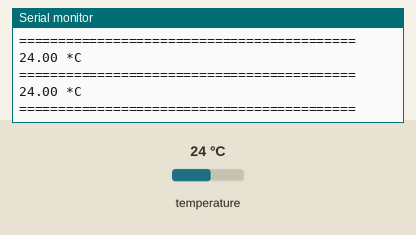
The sketch below on a simulated Arduino Leonardo, built with avr-gcc and run on an emulated ATmega32U4. Shown: the last lines printed to the serial monitor. Wiring (inferred from the names in the program): LM75 temperature sensor at I2C address 0x48. The inputs (shaded band) are chosen by the test bench; at power-on: temperature 24 °C.

Above: at 1.2 s.
1.3 s: temperature set to 12 °C
At 1.35 s:
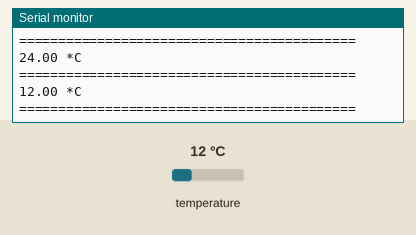
At 2.8 s:
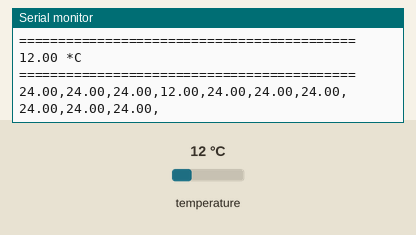

Measured:
- after the input at 1.3 s, the serial monitor: prints a new line at once (image 1)

The sketch:

ESP32_TempSensor.ino
```cpp
#include <M2M_LM75A.h>

M2M_LM75A Temp_Sensor;


int LED_BUILTIN = 2;
double temp = 0;
double temps[10];
int Buzzer_Pin = 10;
int i = 0;

void setup() {
  //while (!Serial); // Leonardo: wait for serial monitor
  Serial.begin(115200);
  Serial.println("");
  Temp_Sensor.begin();
  temp = Temp_Sensor.getTemperature();
  for(int c = 0 ; c < 10 ; c++){
    temps[c]=temp;
  }
}


void loop() {
  Serial.print(Temp_Sensor.getTemperature());
  Serial.println(F(" *C"));
  Serial.println(F(""));
  Serial.println(F("==========================================="));
  Serial.println(F(""));

  temp = Temp_Sensor.getTemperature();
  temps[i] = temp;
  if (i == 9){
    i = 0;
  }
  else {
    i++;
  }
  delay(100);

  if ( check(temps, 10)){

    for (int b = 0 ; b < 10 ; b++){
      Serial.print(temps[b]);
      Serial.print((","));
      temp =  Temp_Sensor.getTemperature();
      temps[b] = temp;

    }
    delay(5000);
  }
  else {

  }

}

bool check(double* arr, int size){
 int temp_max = arr[0];
 int temp_min = arr[0];
 for (int a = 0 ; a < size ; a++){
  if (arr[a] > temp_max) temp_max=arr[a];
    else if (arr[a] < temp_min) temp_min=arr[a];
  }
  return((temp_max-temp_min) > 5);

}
```

M2M_LM75A.cpp
```cpp
// (licence header left out)
#include <Wire.h>
#include "M2M_LM75A.h"

////////////////////////////////////////////////////////////////////////////////////////////////
//
// Constructor
//
M2M_LM75A::M2M_LM75A()
{
	_i2cAddress = LM75A_DEFAULT_ADDRESS;
}

M2M_LM75A::M2M_LM75A(uint8_t i2cAddress)
{
	_i2cAddress = i2cAddress;
}

////////////////////////////////////////////////////////////////////////////////////////////////
//
// Startup/Teardown
//
void M2M_LM75A::begin()
{
	Wire.begin();
}
void M2M_LM75A::end()
{
	Wire.endTransmission(true);
}

////////////////////////////////////////////////////////////////////////////////////////////////
//
// Power management
//
void M2M_LM75A::shutdown()
{
	uint8_t config = read8bitRegister(LM75A_REGISTER_CONFIG);
	write8bitRegister(LM75A_REGISTER_CONFIG, (config & 0b11111110) | 0b1);
}

void M2M_LM75A::wakeup()
{
	uint8_t config = read8bitRegister(LM75A_REGISTER_CONFIG);
	write8bitRegister(LM75A_REGISTER_CONFIG, config & 0b11111110);
}

bool M2M_LM75A::isShutdown()
{
	return (read8bitRegister(LM75A_REGISTER_CONFIG) & 0b1) == 1;
}

////////////////////////////////////////////////////////////////////////////////////////////////
//
// Temperature functions
//
float M2M_LM75A::getTemperature()
{
	uint16_t result;
	if (!read16bitRegister(LM75A_REGISTER_TEMP, result))
	{
		return LM75A_INVALID_TEMPERATURE;
	}
	return float(int16_t(result)) / 256.0f;
}

float M2M_LM75A::getTemperatureInFarenheit()
{
	return getTemperature() * 1.8f + 32.0f;
}

////////////////////////////////////////////////////////////////////////////////////////////////
//
// Configuration functions
//
float M2M_LM75A::getHysterisisTemperature()
{
	uint16_t result;
	if (!read16bitRegister(LM75A_REGISTER_THYST, result))
	{
		return LM75A_INVALID_TEMPERATURE;
	}
	return float(int16_t(result)) / 256.0f;
}

FaultQueueValue M2M_LM75A::getFaultQueueValue()
{
	return (FaultQueueValue)(read8bitRegister(LM75A_REGISTER_CONFIG) & 0b00011000);
}

float M2M_LM75A::getOSTripTemperature()
{
	uint16_t result;
	if (!read16bitRegister(LM75A_REGISTER_TOS, result))
	{
		return LM75A_INVALID_TEMPERATURE;
	}
	return float(int16_t(result)) / 256.0f;
}

OsPolarity M2M_LM75A::getOsPolarity()
{
	return (OsPolarity)(read8bitRegister(LM75A_REGISTER_CONFIG) & 0b100);
}

DeviceMode M2M_LM75A::getDeviceMode()
{
	return (DeviceMode)(read8bitRegister(LM75A_REGISTER_CONFIG) & 0b010);
}

void M2M_LM75A::setHysterisisTemperature(float temperature)
{
	write16bitRegister(LM75A_REGISTER_THYST, temperature * 256);
}

void M2M_LM75A::setOsTripTemperature(float temperature)
{
	write16bitRegister(LM75A_REGISTER_TOS, temperature * 256);
}

void M2M_LM75A::setFaultQueueValue(FaultQueueValue value)
{
	uint8_t config = read8bitRegister(LM75A_REGISTER_CONFIG);
	write8bitRegister(LM75A_REGISTER_CONFIG, (config & 0b11100111) | value);
}

void M2M_LM75A::setOsPolarity(OsPolarity polarity)
{
	uint8_t config = read8bitRegister(LM75A_REGISTER_CONFIG);
	write8bitRegister(LM75A_REGISTER_CONFIG, (config & 0b11111011) | polarity);
}

void M2M_LM75A::setDeviceMode(DeviceMode deviceMode)
{
	uint8_t config = read8bitRegister(LM75A_REGISTER_CONFIG);
	write8bitRegister(LM75A_REGISTER_CONFIG, (config & 0b11111101) | deviceMode);
}

////////////////////////////////////////////////////////////////////////////////////////////////
//
// Other
//

bool M2M_LM75A::isConnected()
{
	uint8_t oldValue = read8bitRegister(LM75A_REGISTER_CONFIG);
	write8bitRegister(LM75A_REGISTER_CONFIG, 0x0f);
	uint8_t newValue = read8bitRegister(LM75A_REGISTER_CONFIG);
	write8bitRegister(LM75A_REGISTER_CONFIG, oldValue);
	return newValue == 0x0f;
}

uint8_t M2M_LM75A::getConfig()
{
	return read8bitRegister(LM75A_REGISTER_CONFIG);
}

float M2M_LM75A::getProdId()
{
	uint8_t value = read8bitRegister(LM75A_REGISTER_PRODID);
	return (float)(value >> 4) + (value & 0x0F) / 10.0f;
}

////////////////////////////////////////////////////////////////////////////////////////////////
//
// Private functions
//

uint8_t M2M_LM75A::read8bitRegister(const uint8_t reg)
{
	uint8_t result;

	Wire.beginTransmission(_i2cAddress);
	Wire.write(reg);
	Wire.endTransmission();
	Wire.requestFrom(_i2cAddress, (uint8_t)1);
	result = Wire.read();
	return result;
}

bool M2M_LM75A::read16bitRegister(const uint8_t reg, uint16_t& response)
{
	uint8_t result;

	Wire.beginTransmission(_i2cAddress);
	Wire.write(reg);
	result = Wire.endTransmission();
	// result is 0-4
	if (result != 0)
	{
		return false;
	}

	result = Wire.requestFrom(_i2cAddress, (uint8_t)2);
	if (result != 2)
	{
		return false;
	}
	uint8_t part1 = Wire.read();
	uint8_t part2 = Wire.read();

	//response = (Wire.read() << 8) | Wire.read();
	uint16_t temp = part1 << 8 | part2;
	response = part1 << 8 | part2;
	return true;
}

bool M2M_LM75A::write16bitRegister(const uint8_t reg, const uint16_t value)
{
	Wire.beginTransmission(_i2cAddress);
	Wire.write(reg);
	Wire.write((byte)(value >> 8));
	Wire.write((byte)value);
	return Wire.endTransmission() == 0;
}

bool M2M_LM75A::write8bitRegister(const uint8_t reg, const uint8_t value)
{
	Wire.beginTransmission(_i2cAddress);
	Wire.write(reg);
	Wire.write(value);
	return Wire.endTransmission() == 0;
}
```

M2M_LM75A.h
```cpp
// (licence header left out)
#ifndef M2M_LM75_h
#define M2M_LM75_h
#if defined(ARDUINO) && ARDUINO >= 100
#include "Arduino.h"
#else
#include "WProgram.h"
#endif

#define LM75A_DEFAULT_ADDRESS		0x48		// Address is configured with pins A0-A2
#define LM75A_REGISTER_TEMP			0			// Temperature register (read-only)
#define LM75A_REGISTER_CONFIG		1			// Configuration register
#define LM75A_REGISTER_THYST		2			// Hysterisis register
#define LM75A_REGISTER_TOS			3			// OS register
#define LM75A_REGISTER_PRODID		7			// Product ID register - Only valid for Texas Instruments

#define LM75_CONF_OS_COMP_INT		1			// OS operation mode selection
#define LM75_CONF_OS_POL			2			// OS polarity selection
#define LM75_CONF_OS_F_QUE			3			// OS fault queue programming

#define LM75A_INVALID_TEMPERATURE	-1000.0f	// Just an arbritary value outside of the sensor limits

enum FaultQueueValue : uint8_t
{
	NUMBER_OF_FAULTS_1 = 0,
	NUMBER_OF_FAULTS_2 = 0b01000,
	NUMBER_OF_FAULTS_4 = 0b10000,
	NUMBER_OF_FAULTS_6 = 0b11000
};

enum OsPolarity : uint8_t
{
	OS_POLARITY_ACTIVELOW = 0,
	OS_POLARITY_ACTIVEHIGH = 0b100
};

enum DeviceMode : uint8_t
{
	DEVICE_MODE_COMPARATOR = 0,
	DEVICE_MODE_INTERRUPT = 0b10
};

class M2M_LM75A
{
	// Private variables
	uint8_t _i2cAddress;

	// Private functions
	uint8_t read8bitRegister(const uint8_t reg);
	bool read16bitRegister(uint8_t register, uint16_t& response);
	bool write16bitRegister(const uint8_t reg, const uint16_t value);
	bool write8bitRegister(const uint8_t reg, const uint8_t value);

public:
	// Constructors
    M2M_LM75A();
    M2M_LM75A(uint8_t address);

	// Startup/Teardown
	void begin();
	void end();

	// Power management
	void shutdown();
	void wakeup();
	bool isShutdown();

	// Temperature functions
    float getTemperature();
	float getTemperatureInFarenheit();

	// Configuration functions
	float getHysterisisTemperature();
	FaultQueueValue getFaultQueueValue();
	float getOSTripTemperature();
	OsPolarity getOsPolarity();
	DeviceMode getDeviceMode();
	void setHysterisisTemperature(const float temperature);
	void setOsTripTemperature(const float temperature);
	void setFaultQueueValue(const FaultQueueValue value);
	void setOsPolarity(const OsPolarity polarity);
	void setDeviceMode(const DeviceMode deviceMode);

	// Other
	bool isConnected();
	uint8_t getConfig();
	float getProdId();
};

#endif
```
